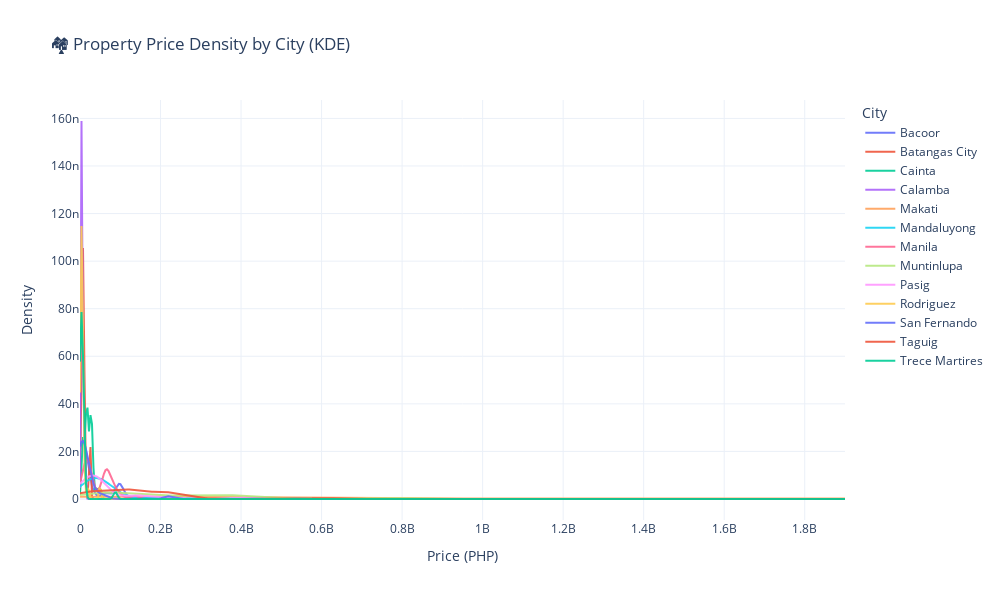

Source (notebook cell):
### Code cell
import numpy as np
import plotly.graph_objects as go
from scipy.stats import gaussian_kde

df_plot = df.dropna(subset=["Price_clean"]).sort_values(by="City")
cities = df_plot["City"].unique()

x_min, x_max = df_plot["Price_clean"].min(), df_plot["Price_clean"].max()
xs = np.linspace(x_min, x_max*0.05, 512)
xs = np.linspace(x_min, x_max, 512)

fig = go.Figure()
for c in cities:
    vals = df_plot.loc[df_plot["City"] == c, "Price_clean"].values
    kde = gaussian_kde(vals, bw_method=0.3)  # adjust 0.1–0.5 to tune smoothness
    fig.add_trace(go.Scatter(
        x=xs, y=kde(xs), mode="lines", name=c, opacity=0.9
        # fill="tozeroy"  # uncomment to fill under curves
    ))

fig.update_layout(
    title="🏘️ Property Price Density by City (KDE)",
    xaxis_title="Price (PHP)",
    yaxis_title="Density",
    template="plotly_white",
    height=600, width=1000,
    legend_title_text="City"
)
fig.show()

### Figure 1 — Plotly figure (JSON) as saved in the notebook; plotly's stock layout.template omitted (floating-point values rounded to 4 significant figures; data arrays with more than 128 entries replaced by an {"elided": "..."} marker saying what was removed)
{"data": [{"mode": "lines", "name": "Bacoor", "opacity": 0.9, "type": "scatter", "x": {"elided": "512 float values"}, "y": {"elided": "512 float values"}}, {"mode": "lines", "name": "Batangas City", "opacity": 0.9, "type": "scatter", "x": {"elided": "512 float values"}, "y": {"elided": "512 float values"}}, {"mode": "lines", "name": "Cainta", "opacity": 0.9, "type": "scatter", "x": {"elided": "512 float values"}, "y": {"elided": "512 float values"}}, {"mode": "lines", "name": "Calamba", "opacity": 0.9, "type": "scatter", "x": {"elided": "512 float values"}, "y": {"elided": "512 float values"}}, {"mode": "lines", "name": "Makati", "opacity": 0.9, "type": "scatter", "x": {"elided": "512 float values"}, "y": {"elided": "512 float values"}}, {"mode": "lines", "name": "Mandaluyong", "opacity": 0.9, "type": "scatter", "x": {"elided": "512 float values"}, "y": {"elided": "512 float values"}}, {"mode": "lines", "name": "Manila", "opacity": 0.9, "type": "scatter", "x": {"elided": "512 float values"}, "y": {"elided": "512 float values"}}, {"mode": "lines", "name": "Muntinlupa", "opacity": 0.9, "type": "scatter", "x": {"elided": "512 float values"}, "y": {"elided": "512 float values"}}, {"mode": "lines", "name": "Pasig", "opacity": 0.9, "type": "scatter", "x": {"elided": "512 float values"}, "y": {"elided": "512 float values"}}, {"mode": "lines", "name": "Rodriguez", "opacity": 0.9, "type": "scatter", "x": {"elided": "512 float values"}, "y": {"elided": "512 float values"}}, {"mode": "lines", "name": "San Fernando", "opacity": 0.9, "type": "scatter", "x": {"elided": "512 float values"}, "y": {"elided": "512 float values"}}, {"mode": "lines", "name": "Taguig", "opacity": 0.9, "type": "scatter", "x": {"elided": "512 float values"}, "y": {"elided": "512 float values"}}, {"mode": "lines", "name": "Trece Martires", "opacity": 0.9, "type": "scatter", "x": {"elided": "512 float values"}, "y": {"elided": "512 float values"}}], "layout": {"height": 600, "legend": {"title": {"text": "City"}}, "title": {"text": "🏘️ Property Price Density by City (KDE)"}, "width": 1000, "xaxis": {"title": {"text": "Price (PHP)"}}, "yaxis": {"title": {"text": "Density"}}}}
